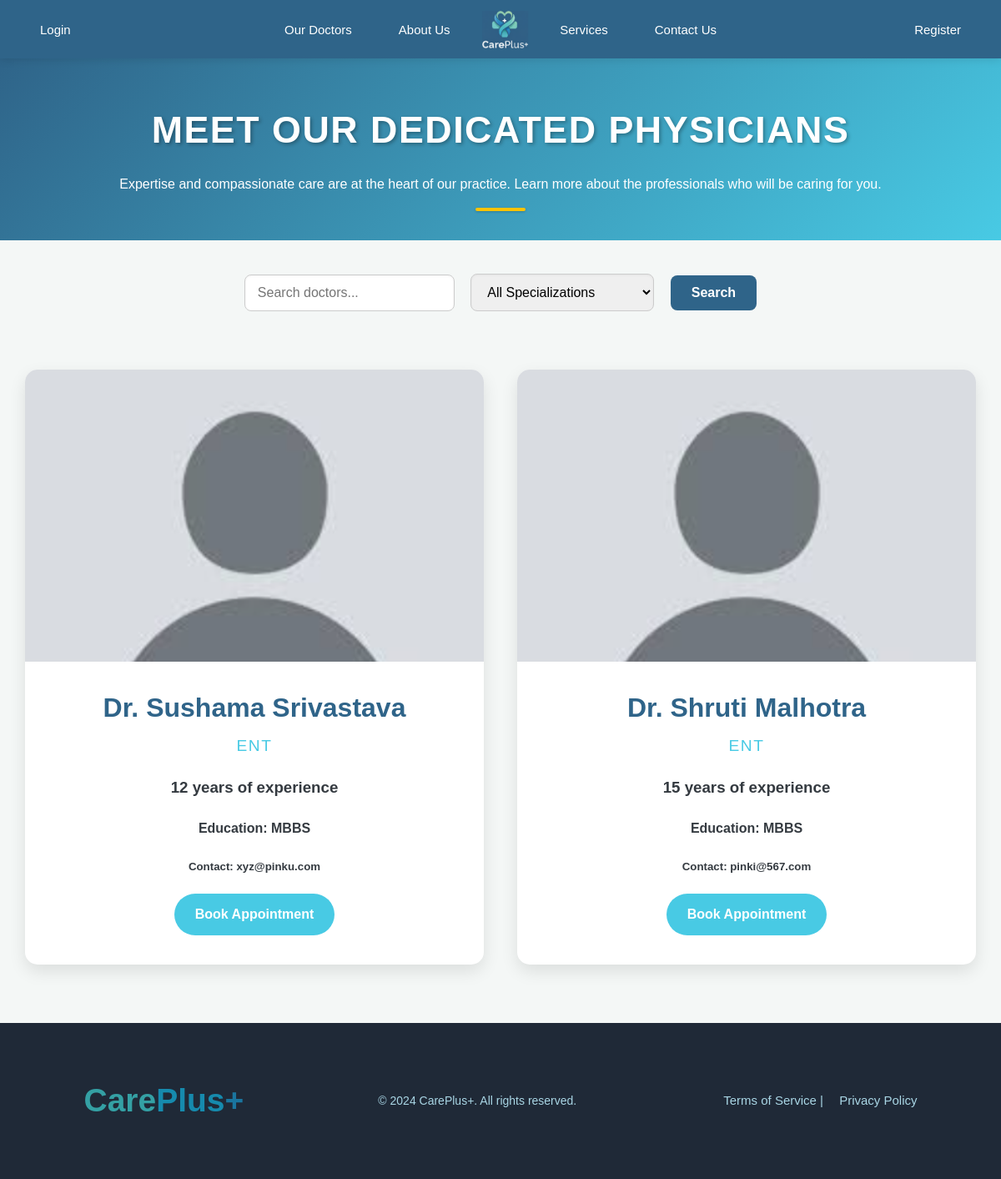
The app's page /OurDoctor with its own data.
### app/models.py (models this page shows)
class Doctor(UserMixin, db.Model):
    id = db.Column(db.Integer, primary_key=True)
    name = db.Column(db.String(150), nullable=False)
    specialization_id = db.Column(db.Integer, db.ForeignKey('specialization.id', ondelete='CASCADE'), nullable=False)
    email = db.Column(db.String(150), unique=True, nullable=False)
    username = db.Column(db.String(150), unique=True, nullable=False)
    password = db.Column(db.String(150), nullable=False)
    experience = db.Column(db.Integer, nullable=False)
    added_on = db.Column(db.DateTime, default=datetime.utcnow)
    education = db.Column(db.String(250))
    blacklisted = db.Column(db.Boolean, default=False)
    slots = db.relationship('DoctorSlot', backref='doctor', cascade='all, delete-orphan', passive_deletes=True)
    appointments = db.relationship('Appointment', backref='doctor', cascade='all, delete-orphan', passive_deletes=True)

class specialization(db.Model):
    id = db.Column(db.Integer, primary_key=True)
    name = db.Column(db.String(150), unique=True, nullable=False)
    about = db.Column(db.Text, nullable=False)
    doctors = db.relationship('Doctor', backref='specialization', cascade='all, delete-orphan')

### app/routes.py (the view)
    @app.route('/OurDoctor', methods=['GET'])
    def our_doctors():
        query = request.args.get('search')
        selected_spec = request.args.get('specialization_id')
        doctors_query = Doctor.query.filter(Doctor.blacklisted == False)
        if query:
            query_like = f"%{query.lower()}%"
            doctors_query = doctors_query.join(specialization, Doctor.specialization_id == specialization.id).filter(or_(db.func.lower(Doctor.name).like(query_like), db.func.lower(specialization.name).like(query_like)))
        if selected_spec and selected_spec.isdigit():
            doctors_query = doctors_query.filter(Doctor.specialization_id == int(selected_spec))
        doctors = doctors_query.all()
        specializations = specialization.query.all()
        return render_template('doctor.html', doctors=doctors, specializations=specializations, search_query=query, selected_spec=selected_spec)

### templates/doctor.html (shortened to what this page needs)
{% extends "base.html" %}
{% block content %}
<div class="topic">
    <h1>Meet Our Dedicated Physicians</h1>
    <p>Expertise and compassionate care are at the heart of our practice. Learn more about the professionals who will be caring for you.</p>
    <hr>
</div>
<form method="get" action="{{ url_for('our_doctors') }}" class="search-form">
    <input type="text" name="search" placeholder="Search doctors...">
    <select name="specialization_id">
        <option value="">All Specializations</option>
    </select>
    <button type="submit">Search</button>
</form>
<div class="doctors-grid">
    {% for doctor in doctors %}
    <div class="doctor-card">
        <div class="profile-photo-wrapper">
            <img src="{{ url_for('static', filename='images/default.png') }}">
        </div>
        <div class="doctor-info">
            <h2 class="doctor-name">{{ doctor.name }}</h2>
            <h3 class="doctor-specialty">{{ doctor.specialization.name }}</h3>
            <h3 class="doctor-experience">{{ doctor.experience }} years of experience</h3>
            <h4 class="doctor-education">Education: {{ doctor.education }}</h4>
            <h5 class="doctor-email">Contact: {{ doctor.email }}</h5>
            <a href="{{ url_for('show_book_appointment', doctor_id=doctor.id) }}" class="btn-view-profile">Book Appointment</a>
        </div>
    </div>
    {% endfor %}
</div>
{% endblock %}

### templates/base.html (shortened to what this page needs)
<!DOCTYPE html>
<html>
  <head>
    <link rel="stylesheet" href="{{ url_for('static', filename='css/style.css') }}">
  </head>
  <body>
    <nav class="navbar">
      <div class="left">
        {% if 'admin_id' in session %}
          <span class="nav-text">Welcome, {{ session['admin_username'] }}!</span>
          <a href="{{ url_for('admin_dashboard') }}">
            <button class="nav-button">Dashboard</button>
          </a>
          <a href="{{ url_for('logout') }}">
            <button class="nav-button">Logout</button>
          </a>
        {% else %}
          <div class="dropdown">
            <button class="nav-button">
              <a href="{{ url_for('login') }}" style="color: white; text-decoration: none;">
                Login
              </a>
            </button>
          </div>
        {% endif %}
      </div>
      <div class="center">
        <a href="{{ url_for('our_doctors') }}">
          <button class="nav-button">Our Doctors</button>
        </a>
        <a href="{{ url_for('about') }}">
          <button class="nav-button">About Us</button>
        </a>
        <a href="{{ url_for('home') }}">
          <img src="{{ url_for('static', filename='images/logo.png') }}" class="image">
        </a>
        <a href="{{ url_for('services') }}">
          <button class="nav-button">Services</button>
        </a>
        <a href="{{ url_for('enquiry') }}">
          <button class="nav-button">Contact Us</button>
        </a>
      </div>
      <div class="right">
        <a href="{{ url_for('register') }}">
          <button class="nav-button">Register</button>
        </a>
      </div>
    </nav>
    {% block content %}
    {% endblock %}
    <footer class="footer">
      <div class="footer-logo">
        <h2>
          <span style="color: #34A0A4;">Care</span><span style="color: #168AAD;">Plus</span><span style="color: #1A759F;">+</span>
        </h2>
      </div>
      <div class="footer-content">
        <p>&copy; 2024 CarePlus+. All rights reserved.</p>
      </div>
      <div class="footer-terms">
        <a href="/terms">Terms of Service</a> | <a href="/privacy">Privacy Policy</a>
      </div>
    </footer>
  </body>
</html>

### static/css/style.css (style rules this page uses)
body { font-family: 'Montserrat', sans-serif; margin: 0; padding: 0; background-color: #f4f7f6; color: #343a40; line-height: 1.6; }
.navbar { background-color: #2f6489; display: flex; align-items: center; justify-content: space-between; padding: 0 30px; height: 70px; box-shadow: 0 2px 10px rgba(0, 0, 0, 0.1); position: relative; z-index: 10; }
.left, .center, .right { display: flex; align-items: center; gap: 20px; }
.center { position: absolute; left: 50%; transform: translateX(-50%); }
.nav-button { background-color: transparent; color: white; border: none; padding: 10px 18px; font-size: 15px; font-weight: 500; cursor: pointer; transition: all 0.3s ease; border-radius: 6px; }
.dropdown { position: relative; display: inline-block; }
.center img.image { height: 45px; }
.image { height: 55px; vertical-align: middle; }
.footer { background-color: #1f2937; color: #a9d6e5; display: flex; justify-content: space-around; align-items: center; padding: 30px 20px; width: 100%; box-sizing: border-box; min-height: 150px; }
.footer-logo { font-size: 26px; font-weight: bold; color: #48cae4; }
.footer-content { text-align: center; font-size: 14px; }
.footer-terms { font-size: 15px; text-align: right; }
.footer-terms a { color: #a9d6e5; text-decoration: none; margin-left: 15px; transition: color 0.3s; }
.topic { background: linear-gradient(135deg, #2f6489 0%, #48cae4 100%); padding: 50px 0 35px 0; text-align: center; color: #ffffff; position: relative; overflow: hidden; }
.topic h1 { font-size: 2.8em; color: #ffffff; margin: 0 0 8px 0; font-weight: 900; letter-spacing: 1.5px; text-transform: uppercase; text-shadow: 2px 2px 4px rgba(0, 0, 0, 0.3); }
.topic hr { width: 60px; height: 4px; background-color: #ffc300; border: none; margin: 8px auto 0 auto; border-radius: 2px; box-shadow: 0 1px 3px rgba(0, 0, 0, 0.2); }
.doctors-grid { display: grid; grid-template-columns: repeat(auto-fit, minmax(350px, 1fr)); gap: 40px; max-width: 1300px; margin: 70px auto; padding: 0 30px; }
.doctor-card { background-color: #ffffff; border-radius: 15px; overflow: hidden; box-shadow: 0 8px 20px rgba(0, 0, 0, 0.1); transition: transform 0.4s ease, box-shadow 0.4s ease; text-align: center; }
.profile-photo-wrapper { width: 100%; height: 350px; overflow: hidden; }
.profile-photo-wrapper img { width: 100%; height: 100%; object-fit: cover; transition: transform 0.6s ease; }
.doctor-info { padding: 30px 25px 35px 25px; }
.doctor-name { font-size: 2em; font-weight: 700; color: #2f6489; margin: 0 0 5px 0; }
.doctor-specialty { font-size: 1.2em; font-weight: 500; color: #48cae4; margin: 0 0 15px 0; text-transform: uppercase; letter-spacing: 1.5px; }
.search-form { text-align: center; margin: 40px 0; padding: 0 20px; }
.search-form input[type="text"], .search-form select { padding: 12px 15px; width: 220px; max-width: 90%; border: 1px solid #ccc; border-radius: 8px; margin-right: 15px; font-size: 1rem; box-shadow: inset 0 1px 3px rgba(0, 0, 0, 0.05); transition: border-color 0.3s; }
.search-form button { padding: 12px 25px; border: none; background-color: #2f6489; color: #fff; border-radius: 8px; cursor: pointer; font-size: 1rem; font-weight: 600; transition: background-color 0.3s, transform 0.2s; }
.btn-view-profile { display: inline-block; padding: 12px 25px; background-color: #48cae4; color: #ffffff; text-decoration: none; border-radius: 50px; font-weight: 600; transition: background-color 0.3s ease, transform 0.2s ease; }

### records on screen
Doctor: name "Dr. Sushama Srivastava", specialization.name "ENT", experience "12", education "MBBS", email "xyz@pinku.com"
Doctor: name "Dr. Shruti Malhotra", specialization.name "ENT", experience "15", education "MBBS", email "pinki@567.com"
